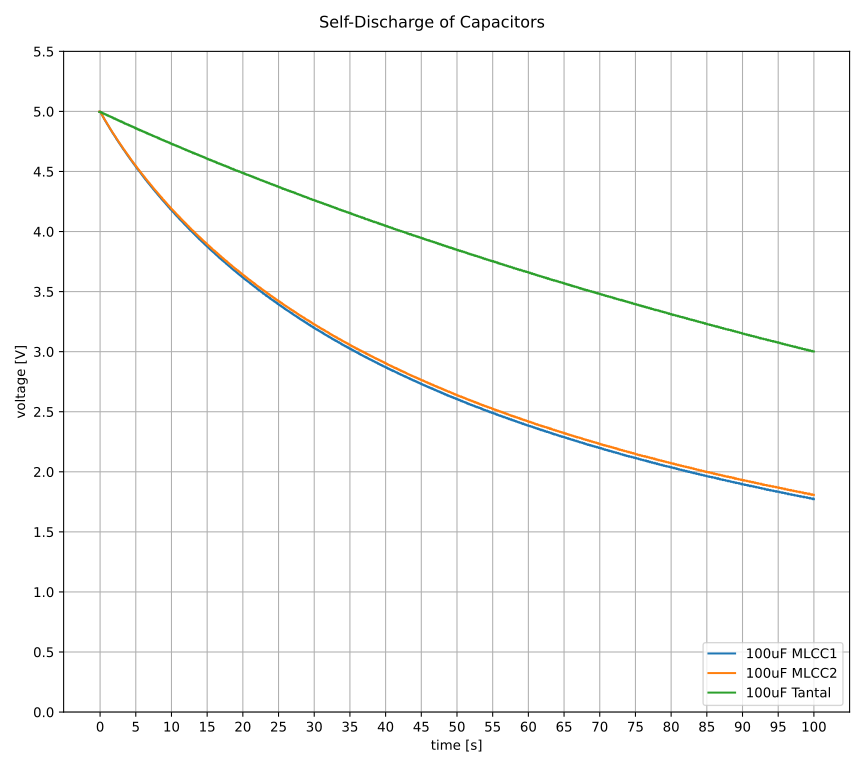

The script that drew this image:
from pathlib import Path

import numpy as np

from matplotlib import pyplot as plt
from capacitor_real import cap_real_self

runtime = 100

fig = plt.figure(figsize=(9, 8), layout="tight")

plt.plot(cap_real_self[0]["time"], cap_real_self[0]["voltage"], label="100uF MLCC1")
plt.plot(cap_real_self[1]["time"], cap_real_self[1]["voltage"], label="100uF MLCC2")
plt.plot(cap_real_self[2]["time"], cap_real_self[2]["voltage"], label="100uF Tantal")

plt.suptitle(f"Self-Discharge of Capacitors")
plt.xlabel("time [s]")
plt.ylabel("voltage [V]")
plt.xticks(np.arange(0.0, runtime+0.1, 5))
plt.yticks(np.arange(0.0, 5.6, 0.5))
plt.ylim(bottom=0.0) #, top=1.0)
plt.grid(True)
plt.legend(loc="lower right")
plt.tight_layout()
# force direct values on axis
for ax in fig.get_axes():
    ax.get_yaxis().get_major_formatter().set_useOffset(False)
    ax.get_xaxis().get_major_formatter().set_useOffset(False)
plt.savefig(Path(__file__).with_suffix(".svg"))  # PNG / SVG
plt.close(fig)
